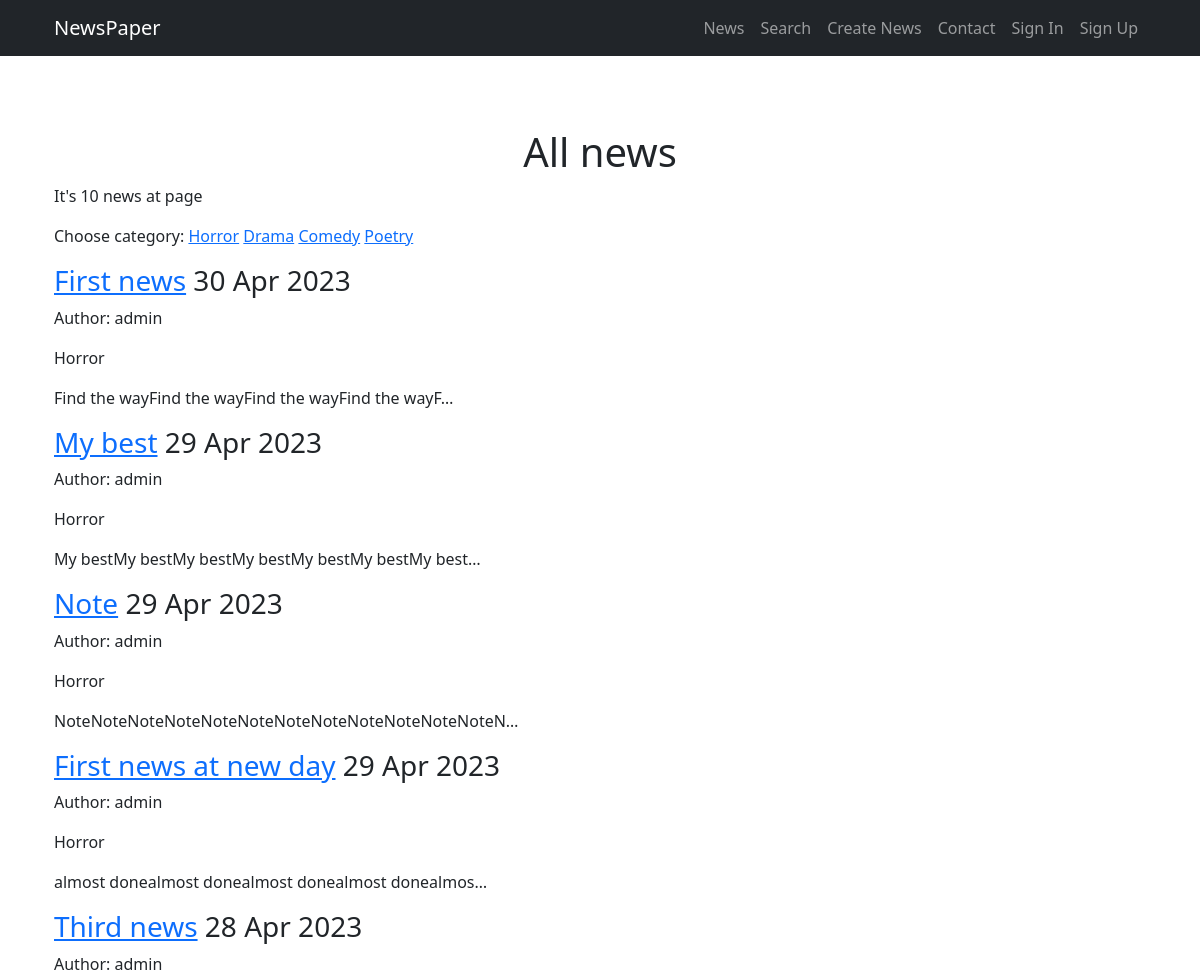
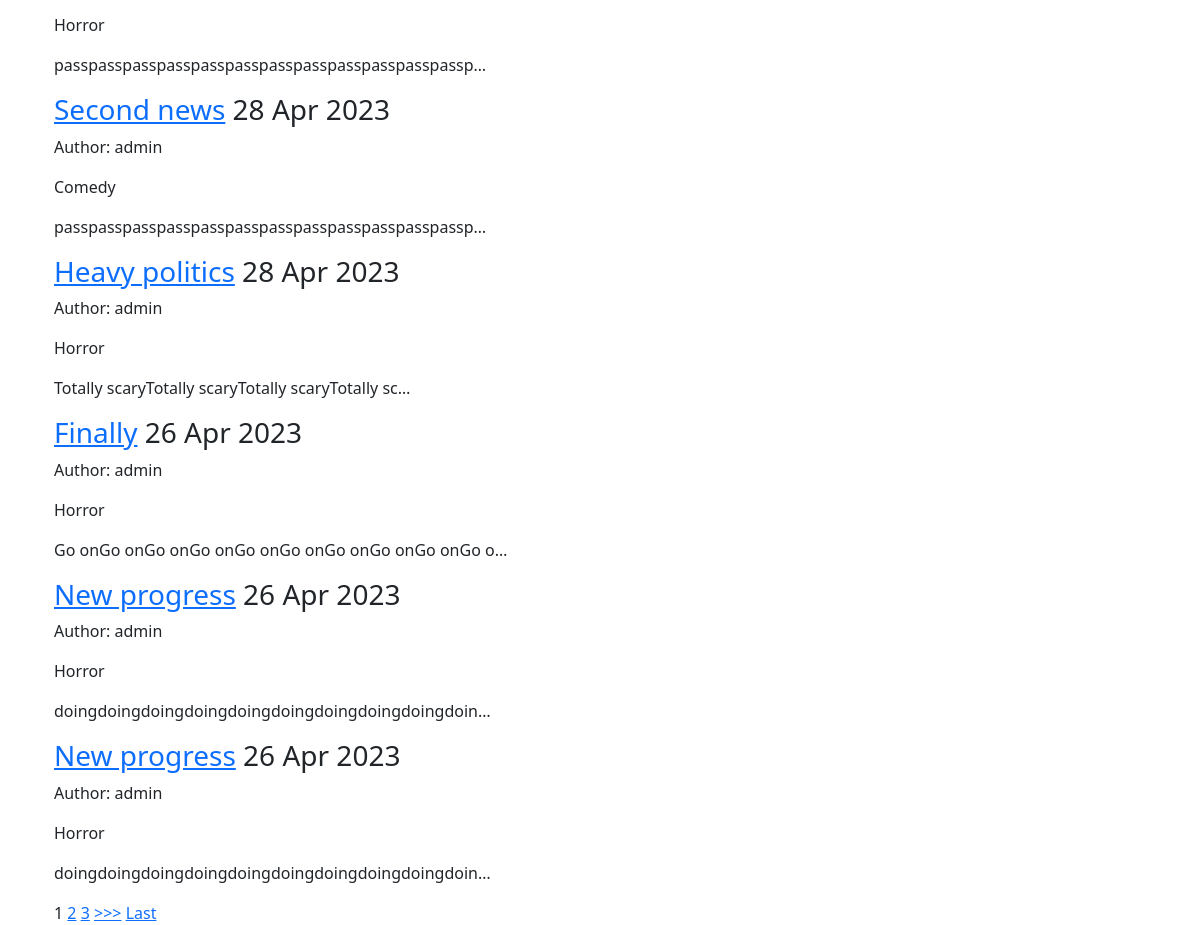
The page / on the database its author committed (2 pictures, top to bottom).
### news/models.py (models this page shows, shortened)
class Category(models.Model):
    category_name = models.CharField(max_length=255,
                                     unique=True)
    subscribers = models.ManyToManyField(User, through='UserCategory')
    def __str__(self):
        return f'{self.category_name.title()}'

class Post(models.Model):
    post_author = models.ForeignKey(Author, on_delete=models.CASCADE)
    news_title = models.CharField(max_length=255)
    news_text = models.TextField()
    news_rating = models.IntegerField(default=0)
    create_time = models.DateTimeField(auto_now_add=True)
    news = 'nw'
    article = 'ar'
    NEWS_TYPE = [(news, 'Новость'),
                 (article, 'Статья')]
    news_type_choice = models.CharField(max_length=20,
                                        choices=NEWS_TYPE,
                                        default=news)
    category = models.ManyToManyField(Category, through='PostCategory')

class Author(models.Model):
    author = models.OneToOneField(User, on_delete=models.CASCADE)
    author_rating = models.IntegerField(default=0)

### news/views.py (the view)
# urls.py: path('', NewsList.as_view()),
class NewsList(ListView):
    model = Post
    template_name = 'news.html'
    context_object_name = 'news'
    queryset = Post.objects.order_by('-create_time')
    paginate_by = 10
    def get_context_data(self, **kwargs):
        context = super().get_context_data(**kwargs)
        context['categories'] = Category.objects.all()
        return context

### news/templatetags/custom_filters.py (called while the page is built)
@register.filter(name='censor')
def censor(value):
    if isinstance(value, str):
        for _ in cens_words_list:
            if _.lower() in value.lower():
                value = value.replace(_.lower(), '*' * len(_))
            else:
                continue
    else:
        raise ValueError
    return value

@register.filter(name='multiply')
def multiply(value, arg):
    if isinstance(value, str) and isinstance(arg, int):
        return str(value) * arg
    else:
        raise ValueError(f'Нельзя умножить {type(value)} на {type(arg)}')

### templates/news.html (shortened to what this page needs)
{% extends 'flatpages/default.html' %}
{% load custom_filters %}
{% block content %}
    <h1 class="col-lg-12 text-center">All news</h1>
    <p> It's {{ news|length }} news at page</p>
    <p>Choose category:
           {% for category in categories %}
                <a href="{% url 'category' category.id %}">{{ category }}</a>
            {% endfor %}
        </p>
    {% if news %}
        {% for newsobj in news %}
            <h3><a href="{% url 'news' newsobj.pk %}">{{ newsobj.news_title|censor }}</a> {{ newsobj.create_time.date|date:'d M Y' }}</h3>
            <p>Author: {{ newsobj.post_author.author.username }} </p>
            <p>
                {% for category in newsobj.category.all%}
                {{ category }}
                {% endfor %}
            </p>
            <p> {{ newsobj.news_text|multiply:20|truncatechars:50|censor }} </p>
        {% endfor %}
    {% else %}
        <h2>Новостей нет!</h2>
    {% endif %}
    {% if is_paginated %}
    {% for num in page_obj.paginator.page_range %}
        {% if page_obj.number == num %}
            <a>{{ num }}</a>
        {% elif num > page_obj.number|add:'-3' and num < page_obj.number|add:'3' %}
            <a href="?page={{ num }}">{{ num }}</a>
        {% endif %}
    {% endfor %}
    {% if page_obj.has_next %}
        <a href="?page={{ page_obj.next_page_number }}">>>></a>
        <a href="?page={{ page_obj.paginator.num_pages }}">Last</a>
    {% endif %}
{% endif %}
{% endblock content %}

### templates/flatpages/default.html (shortened to what this page needs)
{% load static %}
{% load account %}
<!DOCTYPE html>
<html lang="en">
    <head>
        <link href="{% static 'vendor/bootstrap/css/bootstrap.min.css' %}" rel="stylesheet">
        <link href="{% static 'css/styles.css' %}" rel="stylesheet" />
    </head>
    <body>
        <nav class="navbar navbar-expand-lg navbar-dark bg-dark">
            <div class="container">
                <a class="navbar-brand" href="#">NewsPaper</a>
                <div class="collapse navbar-collapse" id="navbarSupportedContent">
                    <ul class="navbar-nav ms-auto mb-2 mb-lg-0">
                        <li class="nav-item"><a class="nav-link" href="/news/">News</a></li>
                        <li class="nav-item"><a class="nav-link" href="{% url 'search' 'search' %}">Search</a></li>
                        <li class="nav-item"><a class="nav-link" href="{% url 'add' 'add' %}">Create News</a></li>
                        <li class="nav-item"><a class="nav-link" href="/contacts/">Contact</a></li>
                        {% if user.is_authenticated %}
                        <li class="nav-item"><a class="nav-link" href="{% url 'account_logout' %}">Sign Out</a></li>
                        <li class="nav-item"><a class="nav-link" href="{% url 'account_profile' %}">Profile</a></li>
                        {% else %}
                        <li class="nav-item"><a class="nav-link" href="{% url 'account_login' %}">Sign In</a></li>
                        <li class="nav-item"><a class="nav-link" href="{% url 'account_signup' %}">Sign Up</a></li>
                        {% endif %}
                    </ul>
                </div>
            </div>
        </nav>
        <div class="container">
            <div class="row">
                <div class="col-lg-12 text-left">
                    <br>
                    <br>
                    <br>
                    {% block content %}{% endblock content %}
                </div>
            </div>
        </div>
    </body>
</html>

### rows shown on the page
Category: category_name "Horror"
Category: category_name "Drama"
Category: category_name "Comedy"
Category: category_name "Poetry"
Post: news_title|censor "First news", create_time "30 Apr 2023", post_author.author.username "admin", news_text|multiply "Find the wayFind the wayFind the wayFind the wayF…"
Post: news_title|censor "My best", create_time "29 Apr 2023", post_author.author.username "admin", news_text|multiply "My bestMy bestMy bestMy bestMy bestMy bestMy best…"
Post: news_title|censor "Note", create_time "29 Apr 2023", post_author.author.username "admin", news_text|multiply "NoteNoteNoteNoteNoteNoteNoteNoteNoteNoteNoteNoteN…"
Post: news_title|censor "First news at new day", create_time "29 Apr 2023", post_author.author.username "admin", news_text|multiply "almost donealmost donealmost donealmost donealmos…"
Post: news_title|censor "Third news", create_time "28 Apr 2023", post_author.author.username "admin", news_text|multiply "passpasspasspasspasspasspasspasspasspasspasspassp…"
Post: news_title|censor "Second news", create_time "28 Apr 2023", post_author.author.username "admin", news_text|multiply "passpasspasspasspasspasspasspasspasspasspasspassp…"
Post: news_title|censor "Heavy politics", create_time "28 Apr 2023", post_author.author.username "admin", news_text|multiply "Totally scaryTotally scaryTotally scaryTotally sc…"
Post: news_title|censor "Finally", create_time "26 Apr 2023", post_author.author.username "admin", news_text|multiply "Go onGo onGo onGo onGo onGo onGo onGo onGo onGo o…"
Post: news_title|censor "New progress", create_time "26 Apr 2023", post_author.author.username "admin", news_text|multiply "doingdoingdoingdoingdoingdoingdoingdoingdoingdoin…"
Post: news_title|censor "New progress", create_time "26 Apr 2023", post_author.author.username "admin", news_text|multiply "doingdoingdoingdoingdoingdoingdoingdoingdoingdoin…"

### other values the page prints
{{ news|length }} "10"
{{ num }} "1"
{{ num }} "2" "3"
